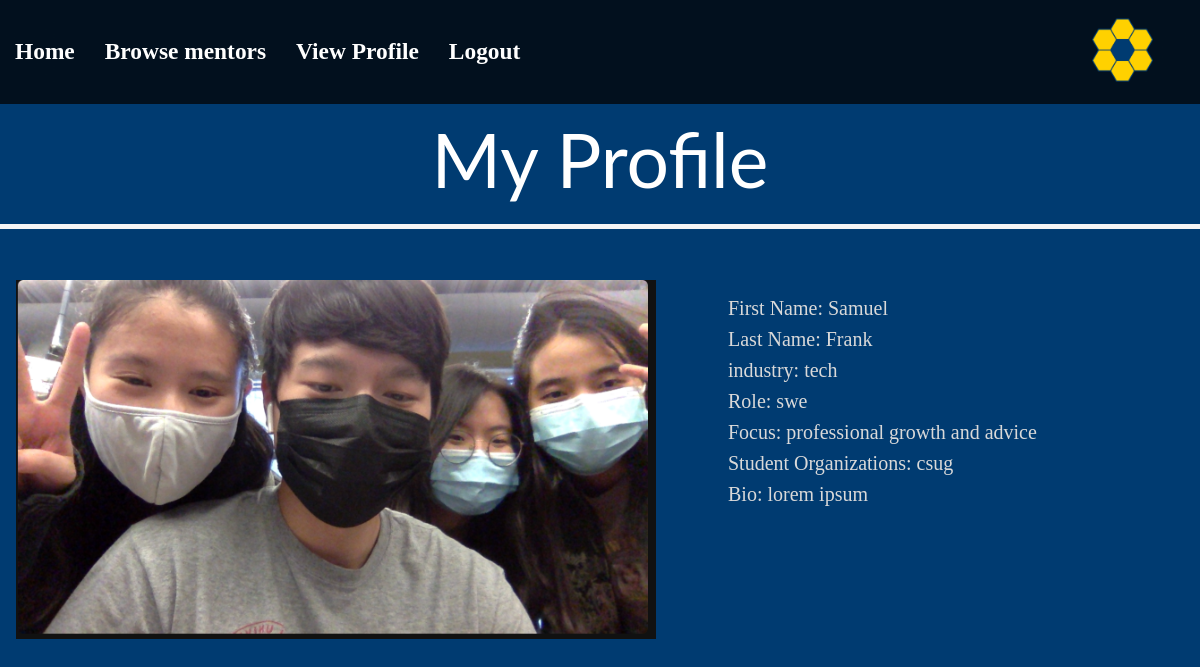
Screenshot of /profile (signed in) with the database file from the repository.
### App.py (models this page shows, shortened)
class User(UserMixin, db.Model):
    __tablename__ = "users"
    id = db.Column(db.Integer, primary_key = True)
    netid = db.Column(db.String(64), unique = True, index = True)
    password_hash = db.Column(db.String(128))
    firstname = db.Column(db.String(64), index = True)
    lastname = db.Column(db.String(64), index = True)
    email = db.Column(db.String(64), index = True)
    isMentor  = db.Column(db.Boolean)
    pfp = db.Column(db.String(64), index = True)
    description = db.relationship('Description')
    profile = db.relationship('Profile')
    @property
    def password(self):
        raise AttributeError("password is not a readable attribute")

class Profile(db.Model):
    __tablename__ = "profile"
    id = db.Column(db.Integer, primary_key=True)
    industry = db.Column(db.String(64), index=True)
    role = db.Column(db.String(64), index=True)
    subject = db.Column(db.String(64), index=True)
    organizations = db.Column(db.String(64), index=True)
    bio = db.Column(db.Text(), index=True)
    user_id = db.Column(db.Integer, db.ForeignKey('users.id'))
    user = db.relationship("User", backref=backref("user_profile", uselist=False))

### App.py (the view)
@app.route("/profile",methods=["GET"])
@login_required
def profile():
    user = current_user
    return render_template("profile.html", user=user)

### App.py (called while the page is built)
@login_manager.user_loader
def load_user(user_id):
    return User.query.get(int(user_id))

### templates/profile.html (shortened to what this page needs)
{% extends "base_login.html" %}
        {% block body %}
            <h1 style="
            font-family: 'Lato';
            font-style: normal;
            font-weight: 400;
            font-size: 75px;
            line-height: 90px;
            text-align: center;
            padding-top: 4rem;
            border-bottom: 5px solid #F5F5F5">
            My Profile</h1>
            <div style="display: flex; justify-content: flex-start; flex-direction: row; padding-left: 1rem;">
                <img src="static/images/{{user.pfp}}" alt="picture of {{user.firstname}} {{user.lastname}}" style = "display: flex; flex-direction:column; width: 40rem">
                <p style= "display: flex; flex-wrap: wrap; flex-direction: column; justify-content: flex-start;">
                    <span>First Name: {{user.firstname}}</span>
                    <span>Last Name: {{user.lastname}}</span>
                    <span>industry: {{user.user_profile.industry}}</span>
                    <span>Role: {{user.user_profile.role}}</span>
                    <span>Focus: {{user.user_profile.subject}}</span>
                    <span>Student Organizations: {{user.user_profile.organizations}}</span>
                    <span>Bio: {{user.user_profile.bio}}</span>
                </p>
            </div>
        {% endblock %}

### static/css/style.css (style rules this page uses)
body { background-color: #003b71; color: white; font-size: 20px; margin:0px; }
h1 { padding-bottom: 20px; }

### templates/profile.html (style rules this page uses)
p { padding-left: 4rem; }
span { color: #D9D9D9; padding-left: 0.5rem; line-height: 1rem; padding-bottom: 15px; }

### rows the page displays
User: pfp (picture), firstname "Samuel", lastname "Frank"
Profile: user_profile.industry "tech", user_profile.role "swe", user_profile.subject "professional growth and advice", user_profile.organizations "csug", user_profile.bio "lorem ipsum"
